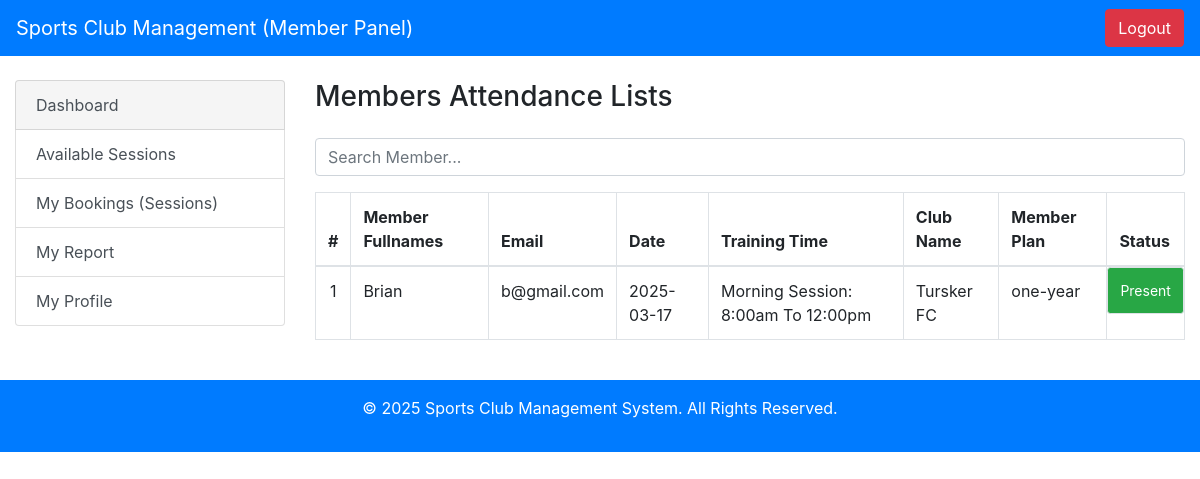
Page /memberAttendance.php on the committed database.
### tables this page shows
CREATE TABLE `attendance` (
  `attendance_id` int(11) NOT NULL,
  `member_id` int(11) NOT NULL,
  `attendance_date` date NOT NULL,
  `status` enum('Present','Absent','Late','Excused') NOT NULL,
  `created_at` timestamp NOT NULL DEFAULT current_timestamp()
);

CREATE TABLE `members` (
  `member_id` int(11) NOT NULL,
  `firstname` varchar(50) NOT NULL,
  `lastname` varchar(50) NOT NULL,
  `email` varchar(100) NOT NULL,
  `phone` varchar(15) NOT NULL,
  `age` int(11) NOT NULL,
  `club_id` int(11) NOT NULL,
  `plan_id` int(11) NOT NULL,
  `training_time` varchar(100) NOT NULL,
  `password` varchar(255) NOT NULL,
  `meStatus` varchar(120) NOT NULL DEFAULT 'Approved',
  `created_at` timestamp NOT NULL DEFAULT current_timestamp()
);

CREATE TABLE `club_services` (
  `club_id` int(11) NOT NULL,
  `name` varchar(255) NOT NULL,
  `position` varchar(255) NOT NULL,
  `goal` text NOT NULL,
  `created_at` timestamp NOT NULL DEFAULT current_timestamp(),
  `club_del` varchar(120) NOT NULL DEFAULT 'present'
);

CREATE TABLE `plans` (
  `plan_id` int(11) NOT NULL,
  `planname` varchar(255) NOT NULL,
  `planLength` varchar(120) NOT NULL,
  `fees` decimal(10,2) NOT NULL,
  `planend` varchar(120) NOT NULL,
  `plan_del` varchar(120) NOT NULL DEFAULT 'present'
);

### memberAttendance.php (the view, shortened to what this page needs)
<?php
include_once("includes/connection.php");
?>
<!DOCTYPE html>
<html lang="en">
<head>
  <link href="https://stackpath.bootstrapcdn.com/bootstrap/4.5.2/css/bootstrap.min.css" rel="stylesheet">
</head>
<body>
<?php include_once("includes/topbar.php");?>
  <div class="container-fluid mt-4">
    <div class="row">
      <div class="col-md-3">
        <?php include_once("includes/sidebar.php"); ?>
      </div>
      <div class="col-md-9">
        <div class="d-flex justify-content-between align-items-center mb-3">
          <h3>Members Attendance Lists</h3>
        </div>
        <div class="mb-3">
          <input type="text" id="searchInput" class="form-control" placeholder="Search Member...">
        </div>
        <table class="table table-bordered" id="staffTable">
          <thead>
            <tr>
              <th>#</th>
              <th>Member Fullnames</th>
              <th>Email</th>
              <th>Date</th>
              <th>Training Time</th>
              <th>Club Name</th>
              <th>Member Plan</th>
              <th>Status</th>
            </tr>
          </thead>
          <tbody>
          <?php
    $cnt=1;
      $dis = mysqli_query($conn,"SELECT * FROM attendance JOIN members ON attendance.member_id=members.member_id JOIN club_services on members.club_id=club_services.club_id JOIN plans on members.plan_id=plans.plan_id");
      while($rows=mysqli_fetch_array($dis)){
        ?>
            <tr>
                <td class="text-center"><?php echo $cnt;?></td>
                 <td><?php echo $rows['firstname'];?></td>
                 <td><?php echo $rows['email'] ?></td>
                 <td><?php echo $rows['attendance_date'] ?></td>
                 <td><?php echo $rows['training_time'] ?></td>
                 <td><?php echo $rows['name'] ?></td>
                 <td><?php echo $rows['planname'] ?></td>
                 <?php
                  $sta = $rows['status'];
                  if($sta == 'Present'){
                    ?>
             <td class="btn btn-success btn-sm"><?php echo $rows['status'] ?></td>
                    <?php
                  }
                  else{
                    ?>
                    <td class="btn btn-danger btn-sm"><?php echo $rows['status'] ?></td>
                    <?php
                  }
                 ?>
            </tr>
        <?php
        $cnt=$cnt+1;
      }
    ?>
          </tbody>
        </table>
      </div>
    </div>
  </div>
  <?php include_once("includes/footer.php"); ?>
</body>
</html>

### rows in the picture
attendance: member.firstname "Brian", member.email "b@gmail.com", attendance_date "2025-03-17", member.training_time "Morning Session: 8:00am To 12:00pm", club_services.name "Tursker FC", plans.planname "one-year", status "Present"
